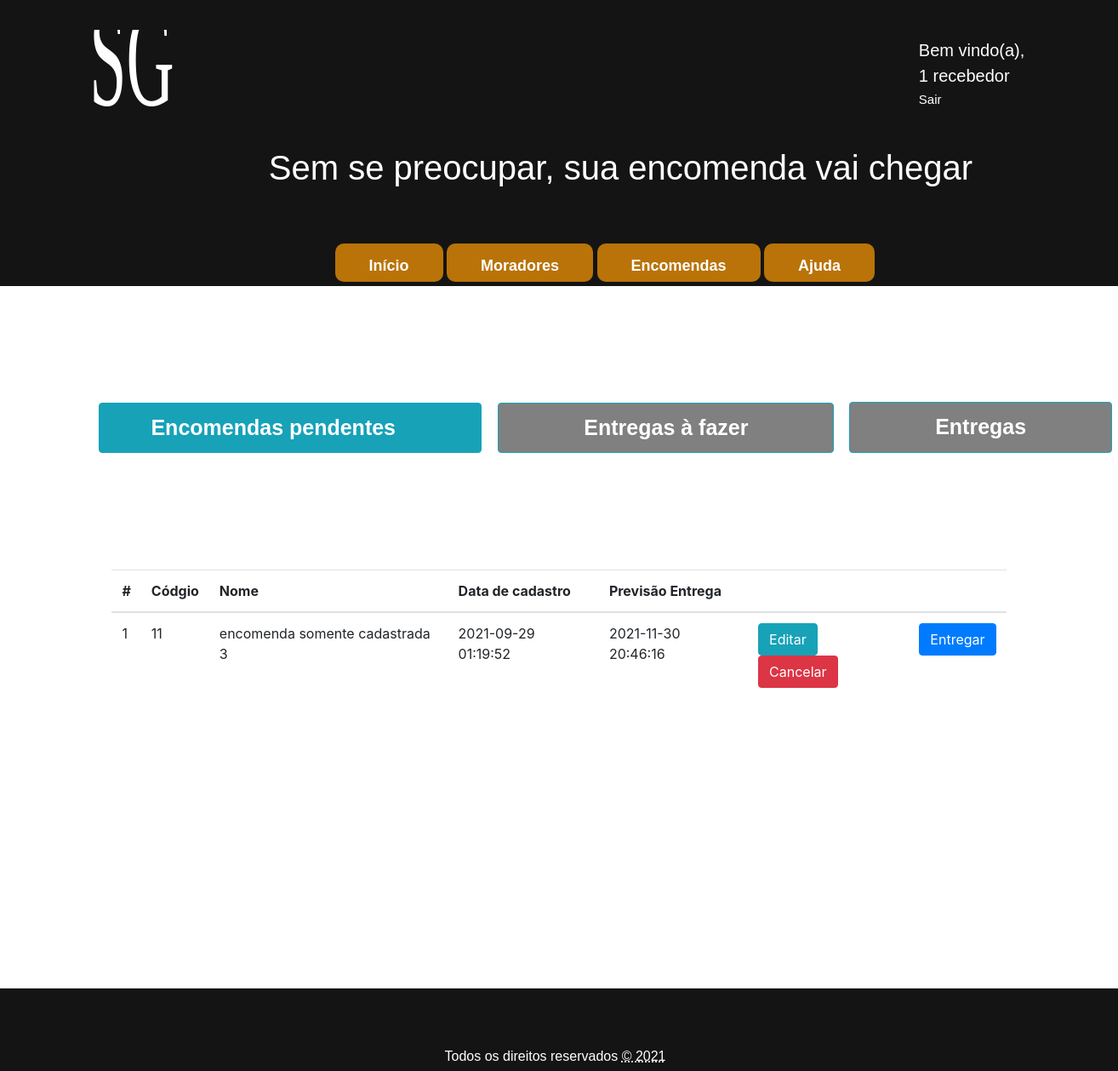
The page /pages/encomendas/editar/editar_form.php (signed in) on the database its author committed.
### tables this page shows
CREATE TABLE encomenda (
	
	id 						INT 		NOT NULL AUTO_INCREMENT,
	nome 					VARCHAR(50) NOT NULL,
	cadastrada_morador_id 	INT 		NOT NULL,
	entregador_id 			INT 		NOT NULL,	
	data_cadastro 			TIMESTAMP 	NOT NULL,
	previsao_data_entrega 	TIMESTAMP 	NULL,
	foi_entregue 			INT 		NOT NULL,
	entregador_pegou 		INT 		NOT NULL,
	excluido 				INT 		NOT NULL,
	PRIMARY KEY (id),
	FOREIGN KEY (cadastrada_morador_id) REFERENCES morador (id),
	FOREIGN KEY (entregador_id) 		REFERENCES morador (id)	
);

### database/funcoes_gerais.php (called while the page is built, shortened)
<?php
class Funcoes_gerais {
	private $conn;
	public function __construct($db) {
		$this->conn = $db;
	}
	public function lista_obj($tabela, $params = null, $fields) {
		$lista = array();
		$sql = "SELECT {$fields} FROM {$tabela} {$params}";
		$result = $this->conn->query($sql);
		if ($result->rowCount() > 0) {
			foreach ($result as $data) {
				array_push($lista, $data);
			}
		}
		return $lista;
	}
}
?>

### routers.php (called while the page is built, shortened)
<?php
$editar_encomenda_servico_path = "/SGE/src/pages/encomendas/editar/editar_servico.php";
?>

### pages/encomendas/editar/editar_form.php (the view, shortened to what this page needs)
<?php
include("../../../routers.php");
include("../../../template/top.php");
include_once "../../../database/funcoes_gerais.php";
?>
<head><link rel="stylesheet" href="./editar.css"></head>
<?php
$database = new Database();
$db = $database->getConnection();
$gerencia_obj = new Funcoes_gerais($db);
$params = "WHERE foi_entregue = 0 AND excluido = 0 AND cadastrada_morador_id = {$_SESSION['morador_logado'][0]}";
$lista_encomendas = $gerencia_obj->lista_obj('encomenda', $params, '*');
?>
<div class="btn_acao">
	<table>
		<tr>
			<th><button type='submit' class='btn btn-info' id="btn_encomenda_pendente" name='btn_cancelar_encomenda' value='0' onclick="mostra_esconde_telas(this)">Encomendas pendentes</button></th>
			<th><button type='submit' class='btn btn-info' id="btn_encomenda_entregar" name='btn_cancelar_encomenda' value='1' onclick="mostra_esconde_telas(this)">Entregas à fazer</button></th>
			<th><button type='submit' class='btn btn-info' id="btn_encomenda_recebida" name='btn_cancelar_encomenda' value='2' onclick="mostra_esconde_telas(this)">Entregas</button></th>
		</tr>
	</table>
</div>
<div class="encomenda_pendente">
	<table class="table">
		<thead>
			<tr>
				<th scope="col">#</th>
				<th scope="col">Códgio</th>
				<th scope="col">Nome</th>
				<th scope="col">Data de cadastro</th>
				<th scope="col">Previsão Entrega</th>
				<th></th>
				<th></th>
			</tr>
		</thead>
		<tbody>
			<?php
			$qnt_encomenda = 1;
			foreach ($lista_encomendas as $encomenda) {
				echo "
			<tr>
			<td>{$qnt_encomenda}</td>
			<td>{$lista_encomendas[$qnt_encomenda-1][0]}</td>
			<td>{$lista_encomendas[$qnt_encomenda-1][1]}</td>
			<td>{$lista_encomendas[$qnt_encomenda-1][4]}</td>
			<td>{$lista_encomendas[$qnt_encomenda-1][5]}</td>
            <td>
                <form action='{$editar_encomenda_servico_path}' method='POST' name='Form'>
                    <button type='submit' class='btn btn-info' name='btn_editar' value='{$lista_encomendas[$qnt_encomenda-1][0]}'>Editar</button>
                    <button type='submit' onclick='confirm_submit()' class='btn btn-danger' name='btn_cancelar' value='{$lista_encomendas[$qnt_encomenda-1][0]}'>Cancelar</button>
                </form>
            </td>
			<td><a href='/SGE/src/pages/encomendas/acao/entregar/entregar_form.php?id={$lista_encomendas[$qnt_encomenda-1][0]}' class='btn btn-primary' role='button'>Entregar</span></a></td>
			</tr>
				";
				$qnt_encomenda++;
			}
			?>
		</tbody>
	</table>
</div>
<?php
include("../../../template/bottom.php");
?>

### public/css/top.css (style rules this page uses)
body { background-color: rgba(255,255,255,1); }

### pages/encomendas/editar/editar.css (style rules this page uses)
.btn_acao { margin: 10% 0px 0px 7%; }
.btn_acao button[type="submit"] { position: relative; float: left; font-family: Arial; font-size: 25px; font-weight: bold; text-align: center; margin: 1% 20px 70px 5%; padding: 10px 100px 10px 100px; }
#btn_encomenda_pendente { padding: 10px 100px 10px 60px; text-align: center; }
.table { position: relative; margin: 5% auto; width: 80%; }

### rows shown on the page
encomenda: id "11", nome "encomenda somente cadastrada 3", data_cadastro "2021-09-29 01:19:52", previsao_data_entrega "2021-11-30 20:46:16"

### other values the page prints
$_SESSION['morador_logado'][1] "1 recebedor"
